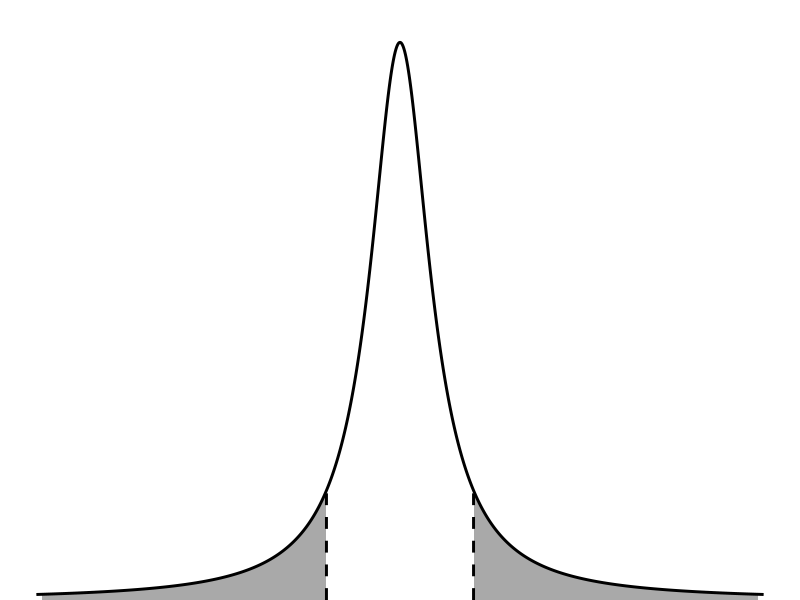
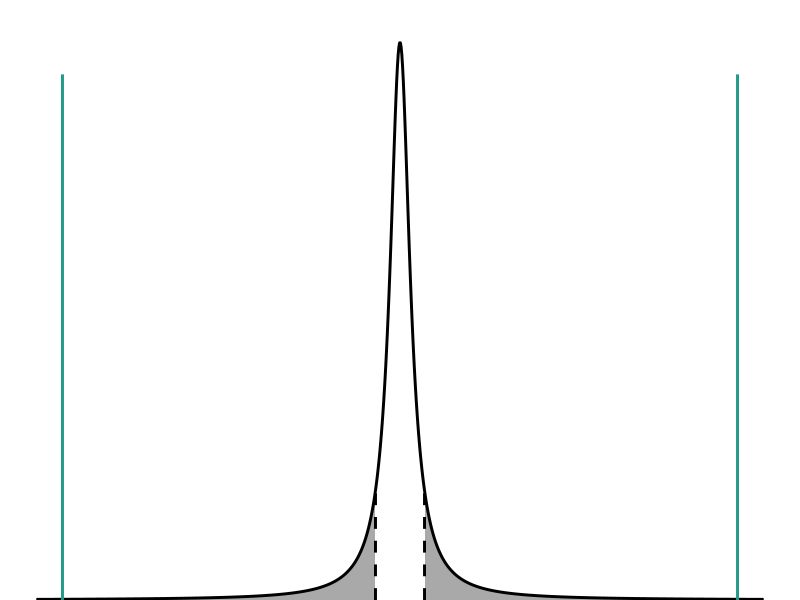

Write R code to recreate these figures, in order.
## ---- chunk 1
#| echo: false
#| message: false

# package
library(tidyverse)

# data
creosote <- c(1.61, 1.86, 1.55, 2.28, 1.90, 
              1.55, 1.95, 2.02, 1.97, 1.71,
              2.25, 1.92, 1.61, 1.14, 2.14, 
              1.79, 1.80, 2.08, 2.05, 1.98, 
              2.08, 2.03, 1.82, 1.20, 1.99,
              1.78, 1.75, 1.36, 1.66, 1.93,
              2.21, 1.77, 1.92, 1.78, 1.39,
              1.68, 1.68, 1.78, 2.13, 2.03)

theme_set(theme_bw() +
            theme(text = element_text(family = "Lato", size = 12)))
## ---- chunk 2
# calculating t-critical (need this for the plot)
t_critical <- qt(p = 0.05/2, df = 40 - 1, lower.tail = FALSE)

# plotting the distribution
tdist_plot <- ggplot(data.frame(x = -5:5), aes(x)) +
  
  # first plotting the shaded areas under the curve (significance level)
  # this is the area to the right
  stat_function(geom = "area", 
                fun = dt, 
                args = list(df = 1), 
                xlim = c(t_critical, 30), 
                fill = "darkgrey") +
  # this is the area to the left
  stat_function(geom = "area", 
                fun = dt, 
                args = list(df = 1), 
                xlim = c(-30, -t_critical), 
                fill = "darkgrey") +
  
  # then, plotting the boundaries at the critical t value: 2.022
  # this is the line on the right
  annotate(geom = "linerange", 
           x = t_critical, 
           ymin = 0, 
           ymax = 0.065, 
           linewidth = 1, 
           lty = 2, 
           color = "#000000") +
  # this is the line on the left
  annotate(geom = "linerange", 
           x = -t_critical, 
           ymin = 0, 
           ymax = 0.065, 
           linewidth = 1, 
           lty = 2, 
           color = "#000000") +
  
  # lastly, plot the t-distribution
  stat_function(geom = "line", 
                n = 1000, 
                fun = dt, 
                args = list(df = 1), 
                linewidth = 1, 
                color = "#000000") +
  
  # controlling plot aesthetics
  scale_x_continuous(limits = c(-10, 10)) +
  scale_y_continuous(expand = c(0, 0), 
                     limits = c(0, 0.32)) +
  theme_void() +
  theme(panel.grid = element_blank(),
        plot.margin = unit(c(1, 0, 0, 0), "cm"))

tdist_plot
## ---- chunk 3
# claimed mean
mu <- 3

# number of observations
n <- length(creosote)

# sample mean
ybar <- mean(creosote)

# sample standard deviation
s <- sd(creosote)

# sample standard error
se <- s/sqrt(n)

# t-score
t <- (ybar-mu)/se

t
## ---- chunk 4
t_critical <- qt(p = 0.05/2, df = n - 1, lower.tail = FALSE)

t_critical
## ---- chunk 5
2*pt(q = t, df = n - 1, lower = TRUE)
## ---- chunk 6
#| message: false

tdist_plot +

  # this is the line on the right
  annotate(geom = "linerange", 
           x = t, 
           ymin = 0, 
           ymax = 0.3, 
           linewidth = 1, 
           color = "#239a89") +
  # this is the line on the left
  annotate(geom = "linerange", 
           x = -t, 
           ymin = 0, 
           ymax = 0.3, 
           linewidth = 1, 
           color = "#239a89") +
  scale_x_continuous(limits = c(-30, 30))
## ---- chunk 7
t.test(creosote, mu = 3)
